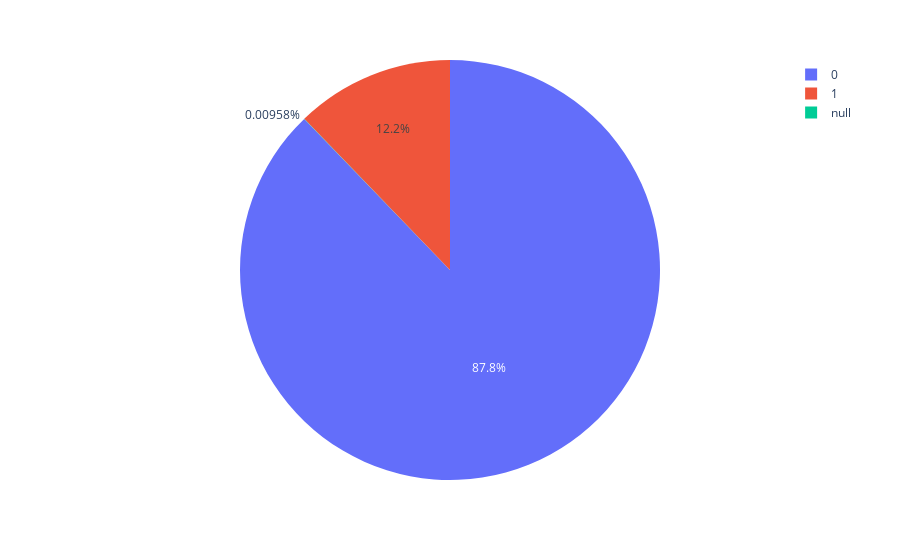

The notebook cell saved with this chart:
### Markdown cell above
**How many `top_article`=1 do we have?**

### Code cell
fig = px.pie(values=df.index.value_counts().values, names=df['top_article'])
fig.show()

### Figure 1 — Plotly figure (JSON) as saved in the notebook; plotly's stock layout.template omitted (floating-point values rounded to 4 significant figures; data arrays with more than 128 entries replaced by an {"elided": "..."} marker saying what was removed)
{"data": [{"domain": {"x": [0, 1], "y": [0, 1]}, "hovertemplate": "label=%{label}<br>value=%{value}<extra></extra>", "labels": {"elided": "10436 int values"}, "legendgroup": "", "name": "", "showlegend": true, "type": "pie", "values": {"elided": "10436 int values"}}], "layout": {"legend": {"tracegroupgap": 0}, "margin": {"t": 60}}}
